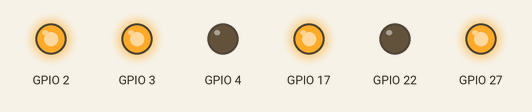
The program below on a simulated Raspberry Pi (BCM pin numbers). Shown: output pins drawn as LEDs (lit = HIGH).

Above: at 1.0 s.
At 5.0 s:
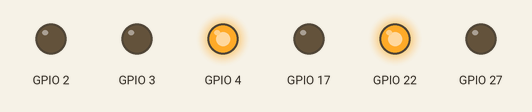
At 7.0 s:
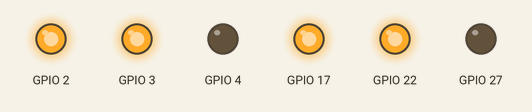
At 11.0 s:
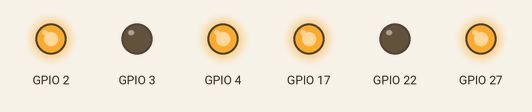
At 15.0 s:
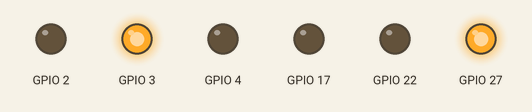
At 19.0 s:
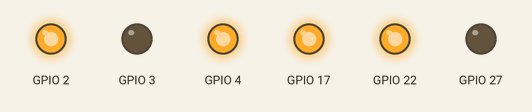
Timing chart, 0 to 20.8 s (numbered marks = the images above):
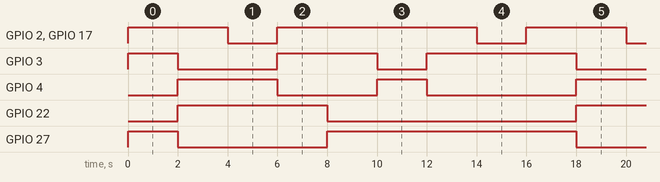

The program:

motors.py
```python
import RPi.GPIO as GPIO
from time import sleep

GPIO.setmode(GPIO.BCM)
GPIO.setwarnings(False)


class motor():
    def __init__(self, Ena, In1, In2):
        self.Ena = Ena
        self.In1 = In1
        self.In2 = In2
        GPIO.setup(self.Ena, GPIO.OUT)
        GPIO.setup(self.In1, GPIO.OUT)
        GPIO.setup(self.In2, GPIO.OUT)
        self.pwm = GPIO.PWM(self.Ena, 100)
        self.pwm.start(0)

    def moveF(self, x):
        self.pwm.ChangeDutyCycle(x)
        GPIO.output(self.In1, GPIO.HIGH)
        GPIO.output(self.In2, GPIO.LOW)

    def moveB(self, x):
        self.pwm.ChangeDutyCycle(x)
        GPIO.output(self.In1, GPIO.LOW)
        GPIO.output(self.In2, GPIO.HIGH)

    def stop(self):
        self.pwm.ChangeDutyCycle(0)


# #Define Gpio pins
# motor1 = motor(2,3,4)
# motor1.moveF(100)
# sleep(2)
# motor1.stop()
# sleep(1)
# motor1.moveB(100)
# sleep(1)
# motor1.stop()
# sleep(1)

# Define Gpio pins
motor1 = motor(2, 3, 4)
motor2 = motor(17, 27, 22)


def Forward():
    motor1.moveF(100)
    motor2.moveF(100)


def Backward():
    motor1.moveB(100)
    motor2.moveB(100)


def Stop():
    motor1.stop()
    motor2.stop()


def Left():
    motor1.moveF(100)
    motor2.moveB(100)


def Right():
    motor1.moveB(100)
    motor2.moveF(100)


while True:
    Forward()
    sleep(2)
    Backward()
    sleep(2)
    Stop()
    sleep(2)

    Left()
    sleep(2)
    Forward()
    sleep(2)

    Right()
    sleep(2)
    Forward()
    sleep(2)

    Stop()
    sleep(2)
```

Measured:
- by itself, GPIO 2, GPIO 17: repeats every 16.0 s: LOW 2.0 s, HIGH 8.0 s, LOW 2.0 s, HIGH 4.0 s
- by itself, GPIO 3: repeats every 16.0 s: LOW 4.0 s, HIGH 4.0 s, LOW 2.0 s, HIGH 6.0 s
- by itself, GPIO 4: repeats every 16.0 s: LOW 4.0 s, HIGH 2.0 s, LOW 6.0 s, HIGH 4.0 s
- by itself, GPIO 22: alternates HIGH for 6.0 s and LOW for 10.0 s
- by itself, GPIO 27: repeats every 16.0 s: LOW 6.0 s, HIGH 10.0 s
